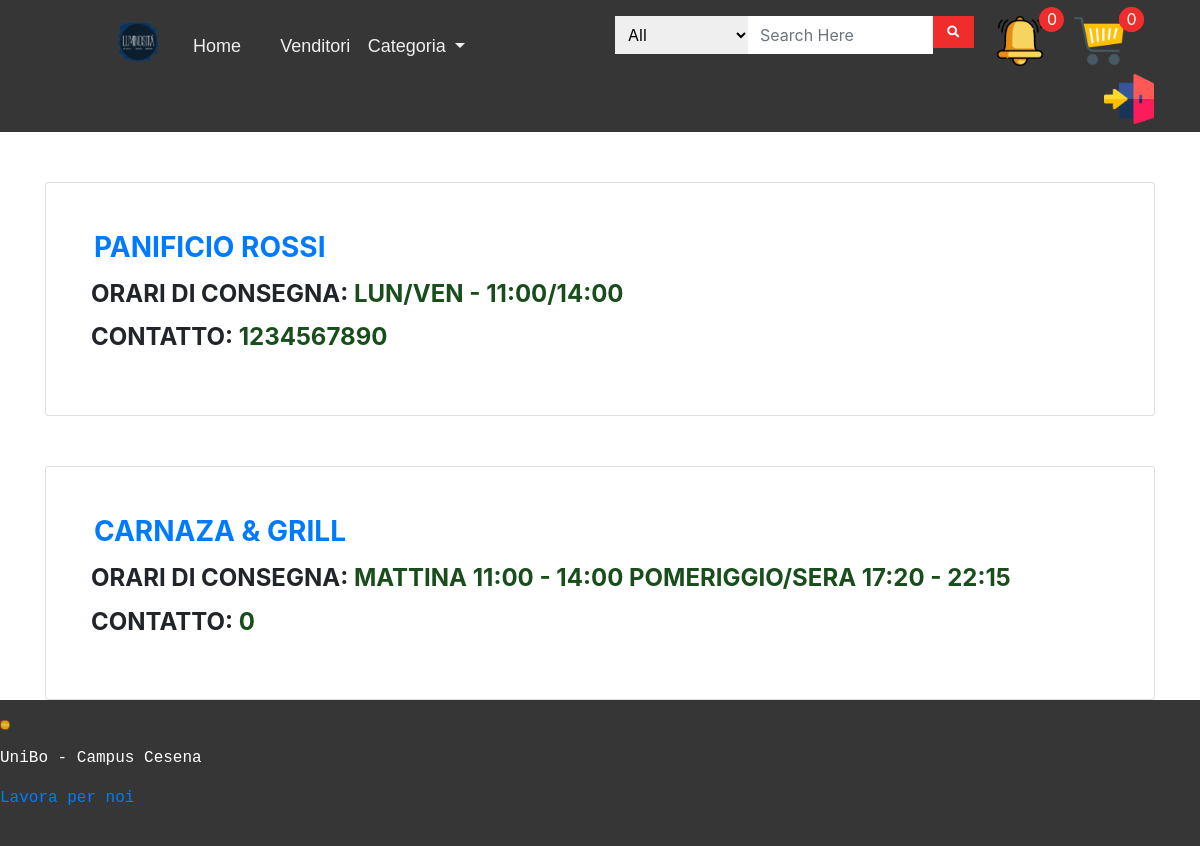
/foodVendor.php?list, run on the app's committed database.
### tables this page shows
CREATE TABLE `venditore` (
  `vendorID` int(11) NOT NULL,
  `nomeAzienda` text NOT NULL,
  `indirizzo` text NOT NULL,
  `orariConsegna` text NOT NULL,
  `contatto` text NOT NULL,
  `descrizione` text NOT NULL,
  `userID` int(11) NOT NULL
);

### foodVendor.php (called while the page is built, shortened)
<?php
require_once 'bootstrap.php';
$templateParams["categorie"] = $dbh->getFoodTypes();
$templateParams["nome"] = "vendor_details.php";
if(isset($_GET)){
    $url = parse_url($_SERVER['REQUEST_URI'], $component = -1);
    $query = explode("&", $url["query"]);
    if($query[0]=="spec"){
        $templateParams["vendorID"] = explode("=", $query[1])[1];
        $templateParams["details"] = $dbh->specificVendorList($templateParams["vendorID"]);
        $templateParams["foods"] = $dbh->specificVendorFoodList($templateParams["vendorID"]);
    } elseif ($query[0]=="list") {
        $templateParams["nome"] = "vendor_list.php";
        $templateParams["lista"] = $dbh->vendorList();
    }
} else {
}
require 'template/base.php';
?>

### db/database.php (called while the page is built, shortened)
<?php
class DatabaseHelper{
    private $db;
    public function __construct($servername, $username, $password, $dbname, $port){
        $this->db = new mysqli($servername, $username, $password, $dbname, $port);
    }
    public function getFoodTypes(){
        $stmt = $this->db->prepare("SELECT CategoryID, CategoryName, CategoryDescr FROM foodcategory");
        $stmt->execute();
        $result = $stmt->get_result();
        return $result->fetch_all(MYSQLI_ASSOC);
    }
    public function vendorList(){
        $sql = "SELECT SUM(venduto) AS vendite_tot, nomeAzienda, orariConsegna, contatto, v.vendorID FROM `prodotto` AS p, `venditore` AS v WHERE p.vendorID=v.vendorID GROUP BY nomeAzienda ORDER BY vendite_tot DESC;";
        $stmt = $this->db->prepare($sql);
        $stmt->execute();
        $result = $stmt->get_result();
        return $result->fetch_all(MYSQLI_ASSOC);
    }
}

### bootstrap.php (called while the page is built, shortened)
<?php
require_once("db/database.php");
$dbh = new DatabaseHelper("localhost", "root", "", "luminosita_db", 3306);?>

### template/base.php (the view, shortened to what this page needs)
<?php if(isset($_COOKIE["logged"]) && isset($_COOKIE["mail"]) && isset($_COOKIE["id"])){
    $templateParams["toReadNotif"] = $dbh->getNotificationToRead($_COOKIE["id"]);
} else {
    $templateParams["toReadNotif"] = 0;
}?>
<html lang="it">
<head>
    <link rel="stylesheet" type="text/css" href="./css/main_style.css"/>
    <link href="https://cdn.jsdelivr.net/npm/bootstrap@5.0.2/dist/css/bootstrap.min.css" rel="stylesheet">
    <link rel="stylesheet" href="https://cdn.jsdelivr.net/npm/bootstrap@4.3.1/dist/css/bootstrap.min.css"/>
    <link rel='stylesheet' href='https://cdnjs.cloudflare.com/ajax/libs/font-awesome/4.7.0/css/font-awesome.min.css'/>
    <link rel="stylesheet" href="https://use.fontawesome.com/releases/v5.10.2/css/all.css" />
    <link rel='stylesheet' href='https://gitcdn.github.io/bootstrap-toggle/2.2.2/css/bootstrap-toggle.min.css'/>
    <link rel="stylesheet" href="https://www.markuptag.com/bootstrap/5/css/bootstrap.min.css" />
    <?php endforeach;
    $templateParams["category"] = $dbh->getFoodTypes();
    ?>
</head>
<body>
<header class="navbar navbar-inverse navbar-static-top">
<div class="container-fluid">
        <div class="row">
            <div class="col-lg-6 col-md-6">
                <nav class="navbar navbar-expand-xl navbar-light">
                    <div class="container-fluid">
                        <a href="index.php" class="navbar-brand">
                            <img style="width: 400px" src="<?php echo LOGO."scuro.png"; ?>" alt="logo" class="img-fluid" />
                        </a>
                        <div class="collapse navbar-collapse" id="navbarNavDropdown">
                            <ul class="navbar-nav mx-auto">
                                <li class="nav-item">
                                    <a class="nav-link active" aria-current="page" href="index.php">Home</a>
                                </li>
                                <li class="nav-item">
                                    <a class="nav-link active" aria-current='page' href="foodVendor.php?list">Venditori</a>
                                </li>
                                <li class="nav-item dropdown">
                                    <a class="nav-link dropdown-toggle" href="#" id="navbarDropdownMenuLink" role="button" data-bs-toggle="dropdown" aria-expanded="false">
                                        Categoria
                                    </a>
                                </li>
                            </ul>
                        </div>
                    </div>
                </nav>
            </div>
            <div class="col-lg-4 col-md-3">
                <div class="header-search mt-2">
                    <div class="search-form">
                        <form method="get">
                            <div class="input-group">
                                <div class="select-style">
                                    <select name="order">
                                        <option class="topshow" value="1">All</option>
                                    </select>
                                </div>
                                <input type="text" name="search" id="search" class="form-control" placeholder="Search Here" />
                                <div class="input-group-addon">
                                    <button type="submit"><i class="fas fa-search"></i></button>
                                </div>
                            </div>
                        </form>
                    </div>
                </div>
            </div>
            <div class="col-lg-2 col-md-3 cart-login">
                <div class="float-end cart mt-2">
                    <a href="carrello.php">
                        <img class="img-fluid" style="width: 50px" src="<?php echo UPLOAD_DIR."carts.png"; ?>" alt="cart" />
                        <span class="dot number" id="products_num">
                            <span class="total-count dot"></span>
                        </span>
                    </a>
                </div>
                <div class="float-end cart mt-2">
                    <a href="notifications_list.php">
                        <img class="img-fluid" style="width: 50px" src="<?php echo UPLOAD_DIR."bell.png"; ?>" alt="cart" />
                        <span class="dot number" id="products_num">
                            <span class=""><?php echo $templateParams["toReadNotif"]; ?></span>
                        </span>
                    </a>
                </div>
                <div class="float-end cart mt-2">
                    <a href="login.php">
                        <?php if(isset($_COOKIE["id"]) && isset($_COOKIE["mail"])): ?><img class="img-fluid" style="width: 50px" src="<?php echo UPLOAD_DIR."user.png"; ?>" alt="dashboard" /><?php else: ?><img class="img-fluid" style="width: 50px" src="<?php echo UPLOAD_DIR."login.png"; ?>" alt="login" /><?php endif; ?>
                    </a>
                </div>
            </div>
        </div>
    </div>
</header>
<main class="container col col-lg-12 col-md-12 col-sm-12 col-1">
    <?php
    if(isset($templateParams["nome"])){
        require($templateParams["nome"]);
    }
    ?>
</main>
<footer>
    <p><img id="logo_foot" style="width: 10px" src=<?php echo LOGO."chiaro.png"; ?> ><?php echo $templateParams["titolo"]; ?></p>
    <p>UniBo - Campus Cesena</p>
    <p><a href="vendor_register.php">Lavora per noi</a></p>
</footer>
</body>
</html>

### template/vendor_list.php (shortened to what this page needs)
<?php
foreach($templateParams["lista"] AS $vendor):
?>
<div class="container">
        <div class="card">
            <div class="container-fliud">
                <div class="wrapper row">
                        <div class="details col-md-6">
                            <a href="foodVendor.php?spec&id=<?php echo $vendor["vendorID"]; ?>"><h3 class="product-title"><?php echo $vendor["nomeAzienda"]; ?></h3></a>
                        </div>
                        <h4 class="price">Orari di consegna: <span><?php echo $vendor["orariConsegna"]; ?></span></h4>
                        <h4 class="price">Contatto: <span> <?php echo $vendor["contatto"]; ?></span></h4>
                    </div>
                </div>
            </div>
        </div>
<?php endforeach; ?>

### css/main_style.css (style rules this page uses)
body, header, h1, h2, h5, ul { margin: 0; padding: 0; }
body { background-color: #e4e4e4; }
body header, body footer { background-color: rgb(54,54,54); color: #fff; padding: 20px 0; }
nav { margin: 0 5%; }
nav ul { list-style: none; }
nav ul li { display: inline-block; width: 45%; margin: 10px 0 0; text-align: center; background-color:rgb(54,54,54); }
nav ul li:nth-child(odd) { margin-right: 10%; }
nav ul li a { display: inline-block; width:100%; height: 100%; padding: 5px 0; color: #fff; font-family: 'Lucida Sans', 'Lucida Sans Regular', 'Lucida Grande', 'Lucida Sans Unicode', Geneva, Verdana, sans-serif; text-decoration: none; }
nav ul li:hover a, nav ul li a.active { color:rgb(219, 69,83); }
main { margin: 20px 5% 0; }
body > footer > p { font-family: 'Courier New', Courier, monospace; }
a, a:hover { color:#333 }
@media screen and (min-width:768px) { main { display: flex; flex-direction: column; } }
@media screen and (min-width:768px) { nav { margin: 0 10%; } }
@media screen and (min-width:768px) { nav ul li { width: 19%; } }
@media screen and (min-width:768px) { nav ul li:not(:last-child) { margin-right: 8%; } }
@media screen and (min-width:768px) { main, aside { display: inline-block; vertical-align: top; } }
@media screen and (min-width:768px) { main { width: 50%; margin: 20px 5% 0 10%; } }
body { font-family: 'open sans'; overflow-x: hidden; }
.card { margin-top: 50px; background: #eee; padding: 3em; line-height: 1.5em; }
@media screen and (min-width: 997px) { .wrapper { display: -webkit-box; display: -webkit-flex; display: -ms-flexbox; display: flex; } }
.details { display: -webkit-box; display: -webkit-flex; display: -ms-flexbox; display: flex; -webkit-box-orient: vertical; -webkit-box-direction: normal; -webkit-flex-direction: column; -ms-flex-direction: column; flex-direction: column; }
.product-title, .price, .sizes, .colors { text-transform: UPPERCASE; font-weight: bold; }
.price span { color: #194e1c; }
.product-title, .rating, .product-description, .price, .vote, .sizes { margin-bottom: 15px; }
.product-title { margin-top: 0; }
header { background-color: #2196F3; padding: 10px 15px; }
header nav .navbar-nav .nav-link { color: #efefef !important; font-size: 18px; font-weight: 500; padding: 0px 18px !important; }
header .navbar-brand { max-width: 200px; }
.header-search input[type="text"] { border: none; }
.header-search .input-group-addon button { color: #fff; background: #ef2d2c; padding: 10px 15px; border: none; font-size: 12px; }
.select-style { width: auto; padding: 0; margin: 0; display: inline-block; vertical-align: middle; }
.select-style select { width: 100%; background: #efefef; color: #000; height: 38px; padding: 0px 9px; border: none; outline: none; }
.select-style select option.topshow { padding: 10px 0; position: relative; top: 15px; }
header .cart a { color: #fff; text-decoration: none; }
header .cart { position: relative; left: -15px; }
header .cart a span.number { position: relative; left: -10; top: -20; color: #ef2d2c; }
header .cart a span.number { position: relative; left: -10; top: -20; color: #ffffff; }
.dot { height: 25px; width: 25px; text-align: center; background-color: #ef2d2c; border-radius: 50%; display: inline-block; }

### data on the page
venditore: nomeAzienda "PANIFICIO ROSSI", orariConsegna "LUN/VEN - 11:00/14:00", contatto "1234567890"
venditore: nomeAzienda "CARNAZA & GRILL", orariConsegna "MATTINA 11:00 - 14:00 POMERIGGIO/SERA 17:20 - 22:15", contatto "0"

### other printed values
$templateParams["toReadNotif"] "0"
